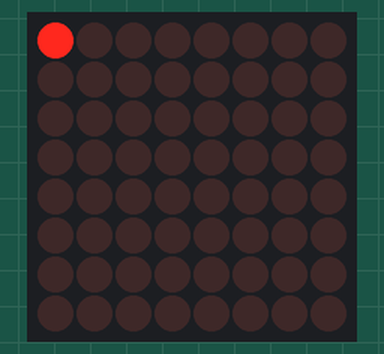
Recording of a sketch running on a simulated Arduino Uno, built with avr-gcc and run on an emulated ATmega328P. Shown: 8×8 LED matrix.

Above: at 0.05 s.
At 0.45 s:
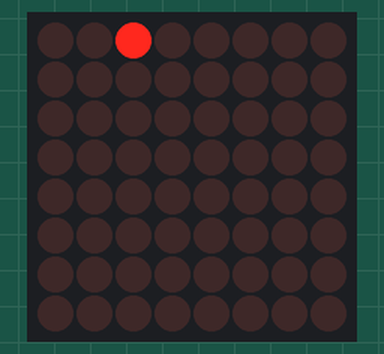
At 1.05 s:
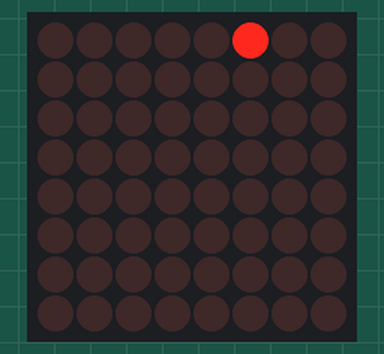
At 1.65 s:
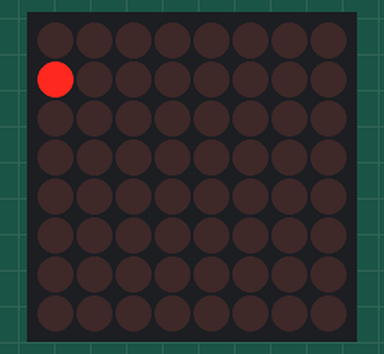
At 2.25 s:
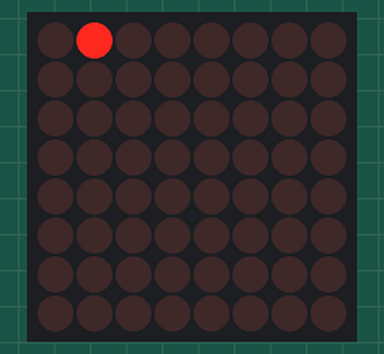

The sketch:

133_MAX7219_BarGraph.ino
```cpp
//A full description of this module (and many others) can be downloaded at: https://eve_arduino

#include <LedControl.h>

#define NRCHIPS 1  //Nr of chips (=displays)
#define NRSEGMENTS 10 //Nr of segments in bar graph
#define DIN 11
#define CLK 13
#define CS_LOAD 10

LedControl mydisplay = LedControl(DIN, CLK, CS_LOAD, NRCHIPS);

void setup() {
  mydisplay.shutdown(0, false);  // turns on display
  mydisplay.setIntensity(0, 4); // 15 = brightest
  mydisplay.clearDisplay(0);
}

void loop()
{
  for (int segment = 0; segment < NRSEGMENTS; segment++)
  {
    int rownr = segment / 8;
    int columnr = segment % 8;
    mydisplay.setLed(0, rownr, columnr, true);
    delay (100);
    mydisplay.setLed(0, rownr, columnr, false);
    delay(100);
  }
}
```

Measured:
- by itself, everything shown: repeats every 2.0 s, in 20 steps
